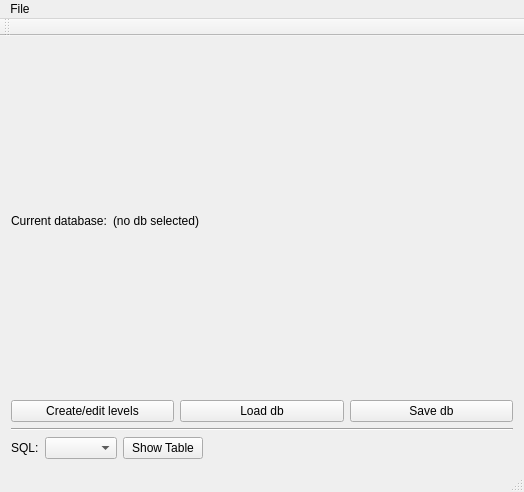
<?xml version="1.0" encoding="UTF-8"?>
<ui version="4.0">
 <class>MainWindow</class>
 <widget class="QMainWindow" name="MainWindow">
  <property name="geometry">
   <rect>
    <x>0</x>
    <y>0</y>
    <width>524</width>
    <height>492</height>
   </rect>
  </property>
  <property name="windowTitle">
   <string>MainWindow</string>
  </property>
  <widget class="QWidget" name="centralWidget">
   <layout class="QVBoxLayout" name="verticalLayout">
    <item>
     <layout class="QHBoxLayout" name="horizontalLayout_3">
      <item>
       <widget class="QLabel" name="label">
        <property name="sizePolicy">
         <sizepolicy hsizetype="Fixed" vsizetype="Preferred">
          <horstretch>0</horstretch>
          <verstretch>0</verstretch>
         </sizepolicy>
        </property>
        <property name="text">
         <string>Current database:</string>
        </property>
       </widget>
      </item>
      <item>
       <widget class="QLabel" name="labelDBpath">
        <property name="text">
         <string>(no db selected)</string>
        </property>
        <property name="textFormat">
         <enum>Qt::AutoText</enum>
        </property>
       </widget>
      </item>
     </layout>
    </item>
    <item>
     <layout class="QHBoxLayout" name="horizontalLayout_2">
      <item>
       <widget class="QPushButton" name="buttonCreateLevel">
        <property name="text">
         <string>Create/edit levels</string>
        </property>
       </widget>
      </item>
      <item>
       <widget class="QPushButton" name="buttonLoadDB">
        <property name="text">
         <string>Load db</string>
        </property>
       </widget>
      </item>
      <item>
       <widget class="QPushButton" name="buttonSaveDB">
        <property name="text">
         <string>Save db</string>
        </property>
       </widget>
      </item>
     </layout>
    </item>
    <item>
     <widget class="Line" name="line">
      <property name="orientation">
       <enum>Qt::Horizontal</enum>
      </property>
     </widget>
    </item>
    <item>
     <layout class="QHBoxLayout" name="horizontalLayout">
      <item>
       <widget class="QLabel" name="label_tables">
        <property name="text">
         <string>SQL:</string>
        </property>
       </widget>
      </item>
      <item>
       <widget class="QComboBox" name="cb_tables"/>
      </item>
      <item>
       <widget class="QPushButton" name="button_show_table">
        <property name="text">
         <string>Show Table</string>
        </property>
       </widget>
      </item>
      <item>
       <spacer name="horizontalSpacer">
        <property name="orientation">
         <enum>Qt::Horizontal</enum>
        </property>
        <property name="sizeHint" stdset="0">
         <size>
          <width>40</width>
          <height>20</height>
         </size>
        </property>
       </spacer>
      </item>
     </layout>
    </item>
   </layout>
  </widget>
  <widget class="QMenuBar" name="menuBar">
   <property name="geometry">
    <rect>
     <x>0</x>
     <y>0</y>
     <width>524</width>
     <height>22</height>
    </rect>
   </property>
   <widget class="QMenu" name="menuFile">
    <property name="title">
     <string>File</string>
    </property>
    <addaction name="actionOpen_level_database"/>
    <addaction name="actionSave_level_database"/>
   </widget>
   <addaction name="menuFile"/>
  </widget>
  <widget class="QToolBar" name="mainToolBar">
   <attribute name="toolBarArea">
    <enum>TopToolBarArea</enum>
   </attribute>
   <attribute name="toolBarBreak">
    <bool>false</bool>
   </attribute>
  </widget>
  <widget class="QStatusBar" name="statusBar"/>
  <action name="actionOpen_level_database">
   <property name="text">
    <string>Open level database...</string>
   </property>
  </action>
  <action name="actionSave_level_database">
   <property name="text">
    <string>Save database</string>
   </property>
  </action>
 </widget>
 <layoutdefault spacing="6" margin="11"/>
 <resources/>
 <connections>
  <connection>
   <sender>actionOpen_level_database</sender>
   <signal>activated()</signal>
   <receiver>MainWindow</receiver>
   <slot>menuOpen()</slot>
   <hints>
    <hint type="sourcelabel">
     <x>-1</x>
     <y>-1</y>
    </hint>
    <hint type="destinationlabel">
     <x>250</x>
     <y>204</y>
    </hint>
   </hints>
  </connection>
  <connection>
   <sender>button_show_table</sender>
   <signal>clicked()</signal>
   <receiver>MainWindow</receiver>
   <slot>viewTable()</slot>
   <hints>
    <hint type="sourcelabel">
     <x>376</x>
     <y>70</y>
    </hint>
    <hint type="destinationlabel">
     <x>250</x>
     <y>204</y>
    </hint>
   </hints>
  </connection>
  <connection>
   <sender>buttonLoadDB</sender>
   <signal>clicked()</signal>
   <receiver>MainWindow</receiver>
   <slot>menuOpen()</slot>
   <hints>
    <hint type="sourcelabel">
     <x>261</x>
     <y>244</y>
    </hint>
    <hint type="destinationlabel">
     <x>261</x>
     <y>245</y>
    </hint>
   </hints>
  </connection>
  <connection>
   <sender>buttonCreateLevel</sender>
   <signal>clicked()</signal>
   <receiver>MainWindow</receiver>
   <slot>launchEditLevelWindow()</slot>
   <hints>
    <hint type="sourcelabel">
     <x>94</x>
     <y>244</y>
    </hint>
    <hint type="destinationlabel">
     <x>261</x>
     <y>245</y>
    </hint>
   </hints>
  </connection>
 </connections>
</ui>
